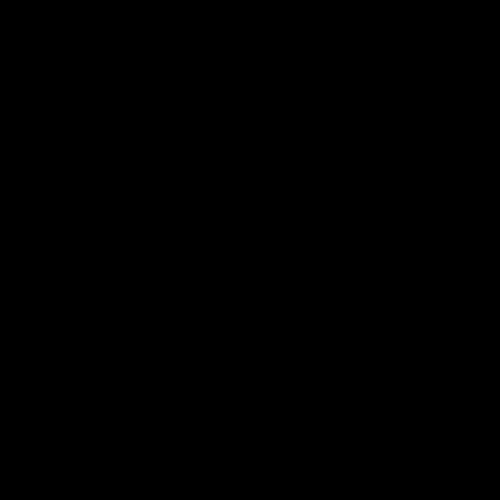
Frame 1 (no input)
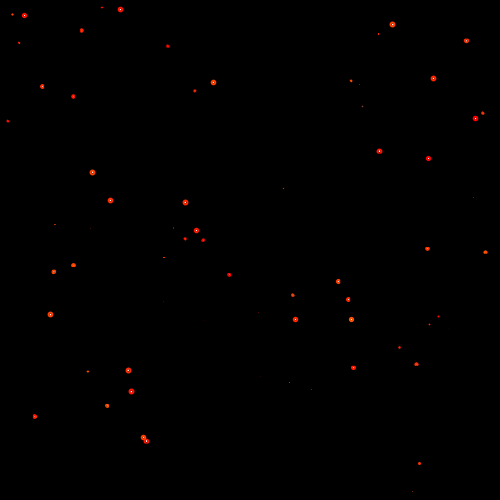
Frame 60 (the mouse pressed at the canvas centre just before this capture)
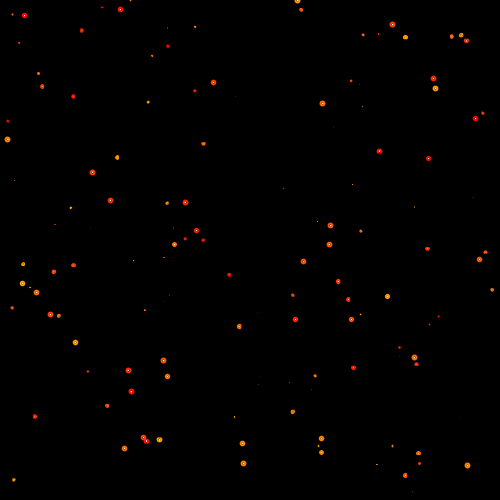
Frame 120 (the mouse held since frame 60 and released just before this capture)

The Processing sketch that drew these frames (run headless with seeded random() and noise(); from frame 60 on, the mouse is pressed at the canvas centre):

// Processing sketch: processing_113061
// ── processing_113061.pde

                                             
float radius = 0.0;
float timer = 0;
int thickness = 2;
float center = 0.0;
float prevX = 0.0;
float prevY = 0.0;
float a = 0.0;
float s = 0.0;


int mapper = 0;
 
void setup() {
    size(500, 500);
     
    
  colorMode(HSB, 360, 100, 100, 100);
     
     
    
    frameRate(80);
     
    background(0);
     
    center = width / 2.0;
    prevX = center;
    prevY = center;
}
  
void draw() {

     
    float x = 0;
    float y = 0;
    float spiralOffset = 50.0;
    
    if (mapper == 0)
    {
      
  a = a + 0.2;
  s = cos(a)*2;
  
  translate(random(500), random(500));
  scale(s); 
  
  ellipse(0, 0, 1, 1); 
      
    }
      
      
    else if(mapper == 1)
    {
         x = radius * tan(timer * spiralOffset);
         y = radius * cos(timer * spiralOffset);
    }
    else if(mapper == 2)
    {
        x = radius * sin(timer * spiralOffset);
        y = radius * cos(timer * spiralOffset);
      
    }
    else if(mapper == 3)
    {
        x = radius * sin(timer * spiralOffset);
        y = radius * tan(timer * spiralOffset);
    }
    
    else if (mapper == 4)
    {
        x = radius * cos(timer * spiralOffset);
        y = radius * tan(timer * spiralOffset);
    }

    else if (mapper == 5)
    {
       x = radius * tan(timer * spiralOffset);
       y = radius * sin(timer * spiralOffset); 
    }
    
    x += center;
    y += center;
    
 
     
  
      strokeWeight(thickness); 
    float timerScalar = 20.0;   
    stroke(timer * timerScalar, 100, 100, 100);
    line(x, y, x, y); 
   
       
    if (timer >= 18.0){  //timer reset
        timer = 0.0;
        radius = 0.0;
        prevX = x;
        prevY = y;
        if(++mapper > 5)
        {
            mapper = 0;
        }
       background(0);
      
       
         
     
    }
  
    timer += 0.0167; // (1 / frameRate);
    radius += 0.2;
 
}

void mouseDragged(){
  
 
  ellipse(mouseX, mouseY, 0.1, 0.1);
  

  
}
